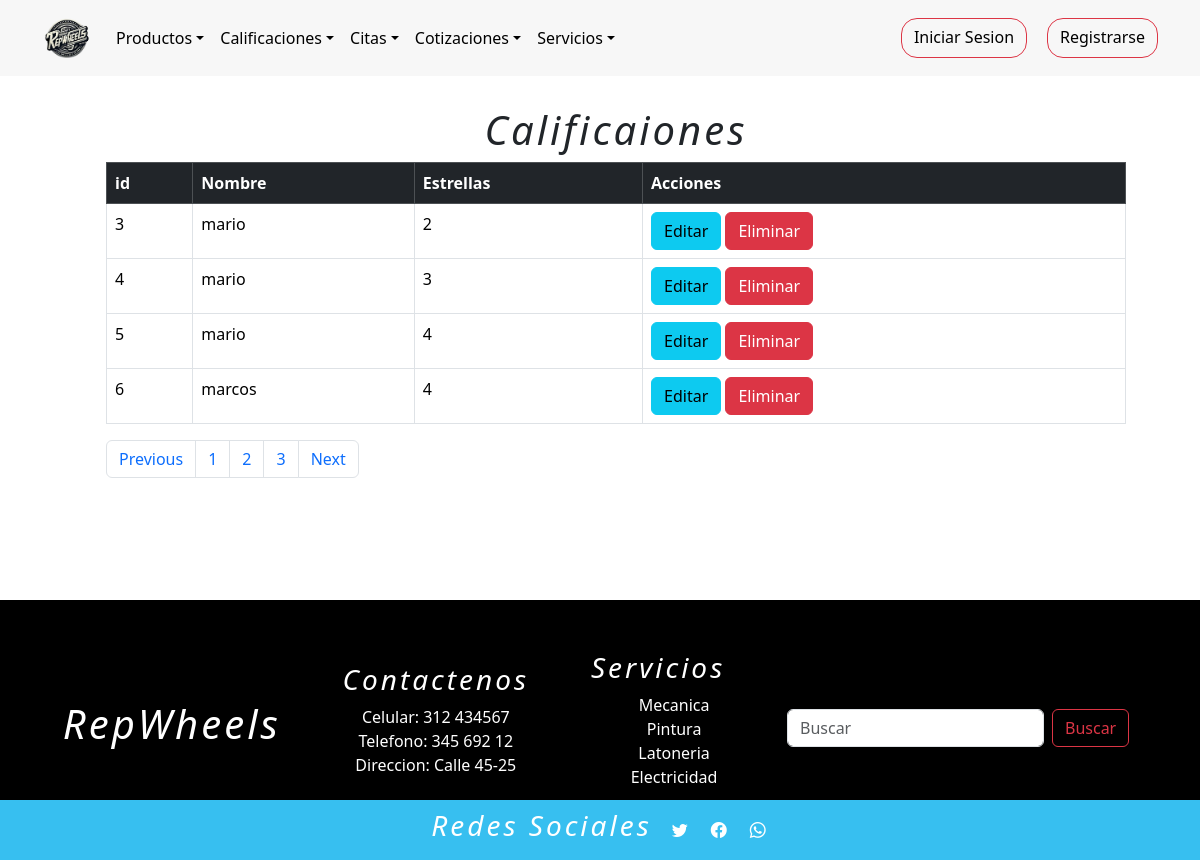
Page /calificacionListar on the earlier database version.
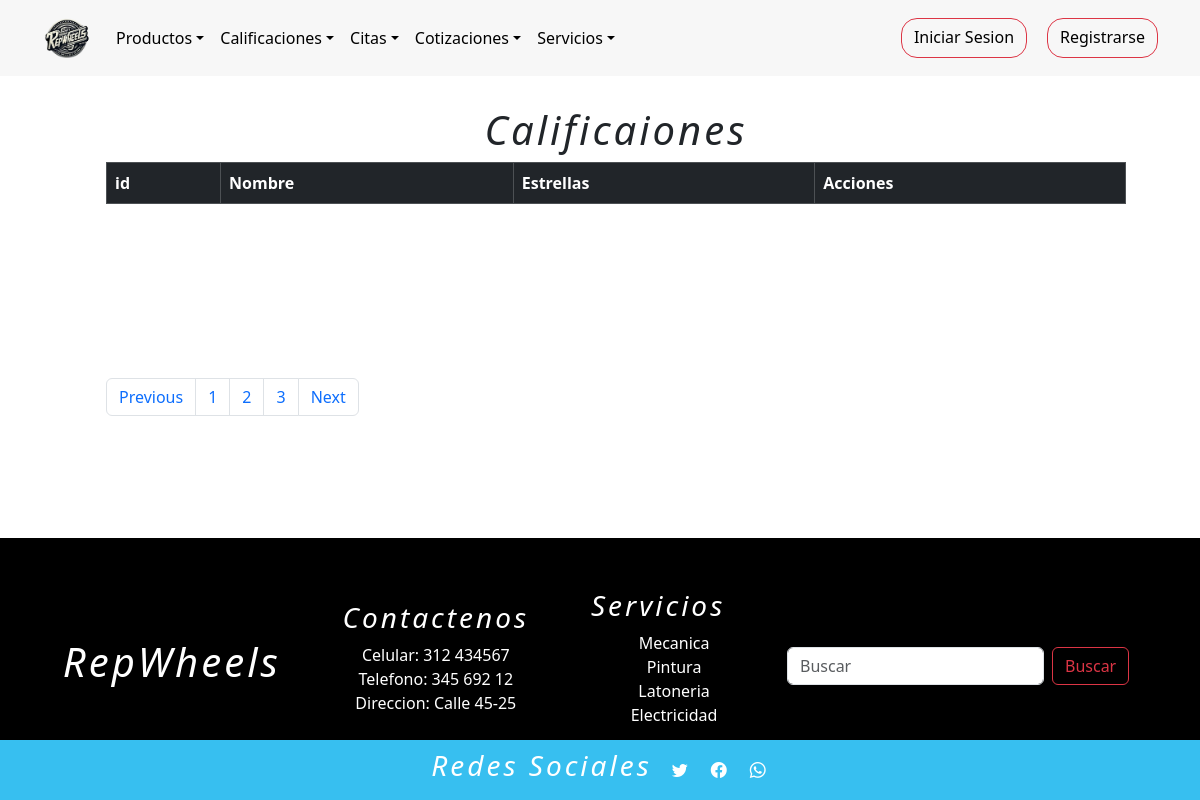
Same page on the later database version.
### tienda/models.py (models this page shows, shortened)
class Calificaciones(models.Model):
    cliente = models.ForeignKey(Usuarios,on_delete=models.DO_NOTHING,blank=False,null=True)
    servicio = models.CharField(max_length=254,null=True)
    foto = models.ImageField(upload_to="fotos_productos/", default="fotos_usuarios/user.png")
    Estrellas= (
        (1, "1"),
        (2,"2"),
        (3,"3"),
        (4,"4"),
        (4,"5"),
    )
    cantidad_estrellas = models.IntegerField(choices=Estrellas,default=5)

class Usuarios(models.Model):
    nombre=models.CharField(max_length=254)
    correo=models.CharField(max_length=254,unique=True)
    clave=models.CharField(max_length=8,null=False)
    foto = models.ImageField(upload_to="fotos_usuarios/", default="fotos_usuarios/user.png")
    token_recuperar = models.CharField(max_length=254,blank=False,null=True)
    ROLES = (
        (1,"administrador"),
        (2,"gerente"),
        (3,"empleado"),
        (4,"cliente"),
    )
    rol=models.IntegerField(choices=ROLES,default=4)
    def __str__(self):
        return self.nombre

### tienda/views.py (the view)
# urls.py: path("calificacionListar", views.listarCalificacion, name="calificacionListar"),
def listarCalificacion(request):
    r = Calificaciones.objects.all()
    contexto = {"data": r}
    return render(request, "tienda/calificaciones/listarCalificacion.html", contexto)

### tienda/templates/tienda/calificaciones/listarCalificacion.html (shortened to what this page needs)
{% extends 'tienda/base1.html' %}
{% load static %}
{% block contenedor %}
    <div class="container-fluid m-3" style="padding: 90px;">
        <h1>Calificaiones</h1>
        <table class="table table-bordered">
            <thead class="table-dark">
                <tr>
                    <th>id</th>
                    <th>Nombre</th>
                    <th>Estrellas</th>
                    <th>Acciones</th>
                </tr>
            </thead>
            <tbody>
                {% for r in data %}
                <tr>
                    <td>{{ r.id }}</td>
                    <td>{{ r.cliente }}</td>
                    <td>{{ r.cantidad_estrellas }}</td>
                    <td>
                        <a class="btn btn-info" href="{% url 'calificacion_formulario_editar' r.id %}">Editar</a>
                        <a class="btn btn-danger"
                            href="javascript:eliminar('{% url 'calificacion_eliminar' r.id %}')">Eliminar</a>
                    </td>
                </tr>
                {% endfor %}
            </tbody>
        </table>
        <nav aria-label="Page navigation example">
            <ul class="pagination">
                <li class="page-item"><a class="page-link" href="#">Previous</a></li>
                <li class="page-item"><a class="page-link" href="#">1</a></li>
                <li class="page-item"><a class="page-link" href="#">2</a></li>
                <li class="page-item"><a class="page-link" href="#">3</a></li>
                <li class="page-item"><a class="page-link" href="#">Next</a></li>
            </ul>
        </nav>
    </div>
{% endblock %}

Differences in the rows shown:
removed Calificaciones: id "3", cliente "mario", cantidad_estrellas "2"
removed Calificaciones: id "4", cliente "mario", cantidad_estrellas "3"
removed Calificaciones: id "5", cliente "mario", cantidad_estrellas "4"
removed Calificaciones: id "6", cliente "marcos", cantidad_estrellas "4"
